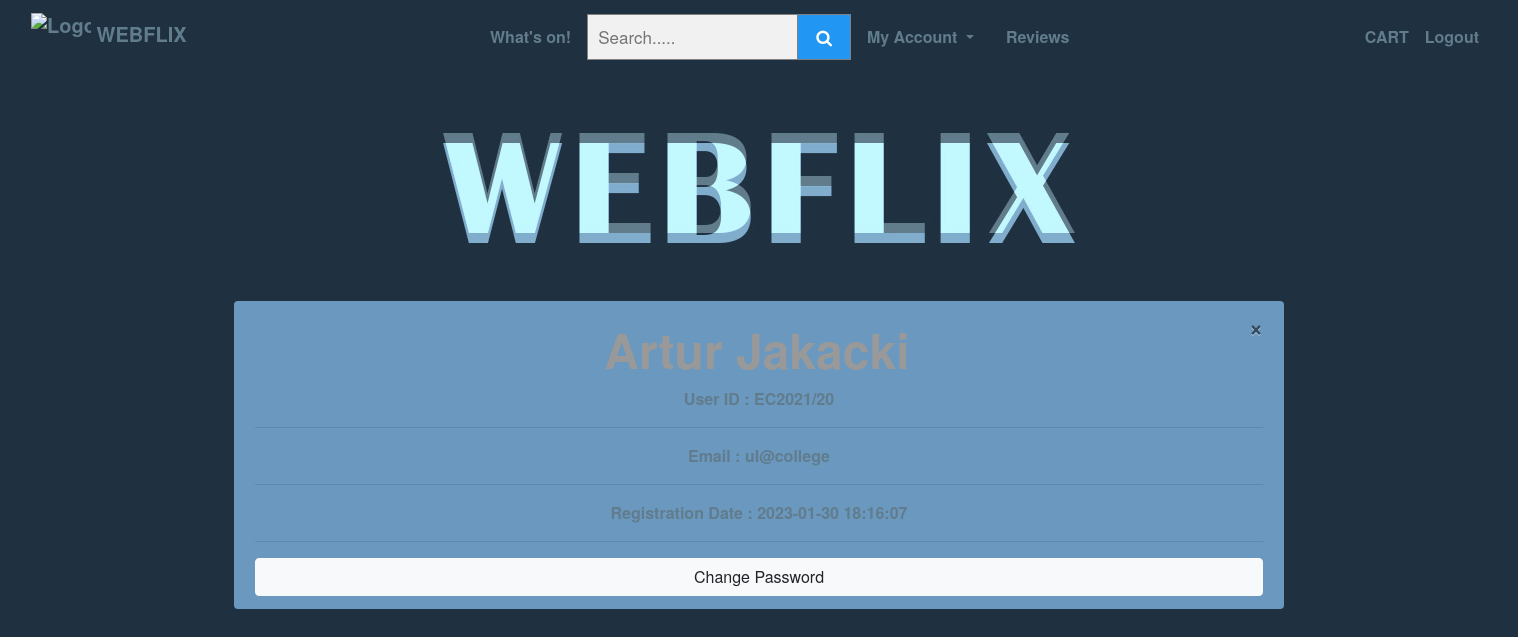
The app's page /webflix/user.php (signed in) with its own data.
### tables this page shows
CREATE TABLE IF NOT EXISTS `users` (
  `user_id` int(10) unsigned NOT NULL AUTO_INCREMENT,
  `first_name` varchar(20) NOT NULL,
  `last_name` varchar(40) NOT NULL,
  `email` varchar(60) NOT NULL,
  `pass` varchar(256) NOT NULL,
  `card_number` varchar(20) NOT NULL,
  `exp_month` varchar(2) NOT NULL,
  `exp_year` int(4) NOT NULL,
  `cvv` int(3) NOT NULL,
  `reg_date` datetime NOT NULL,
  `DOB` varchar(255) DEFAULT NULL,
  `phone` varchar(255) DEFAULT NULL,
  `country` varchar(255) DEFAULT NULL,
  PRIMARY KEY (`user_id`),
  UNIQUE KEY `email` (`email`)
);

### webflix/user.php (the view, shortened to what this page needs)
<?php
require ( 'connect_db.php' ) ;
echo '
	<div class="container">
	  <div class="row">
	  <div class="col-sm">
			<div class="container text-center">
	<div class="col align-self-center">
  ';
	$q = "SELECT * FROM users WHERE user_id={$_SESSION[user_id]}" ;
	$r = mysqli_query( $link, $q ) ;
	if ( mysqli_num_rows( $r ) > 0 )
	{
  while ( $row = mysqli_fetch_array( $r, MYSQLI_ASSOC ))
  {
    echo '
 <div class="alert" style="background-color:#6b98bf!important; color:#617C8c!important;" role="alert">
	  <div role="alert">
		<button type="button" class="close" data-dismiss="alert" aria-label="Close">
		  <span aria-hidden="true">&times;</span>
		</button>
	  <h1>'  . $row['first_name'] . ' '  . $row['last_name'] . '<strong>  </h1>
	   User ID : EC2021/'  . $row['user_id'] . '
	   <hr>
	   Email :  ' . $row['email'] . '
	  <hr>
	  Registration Date : ' . $row['reg_date'] .  '
	  <hr>
	<button type="button" class="btn btn-light btn-block" data-toggle="modal" data-target="#password">
		  Change Password
	</button>
	 </div>
    </div></div>';
  }
}
else { echo '<h3>No user details.</h3>
' ; }
		?>

### records on screen
users: user_id "20", email "ul@college", reg_date "2023-01-30 18:16:07"
